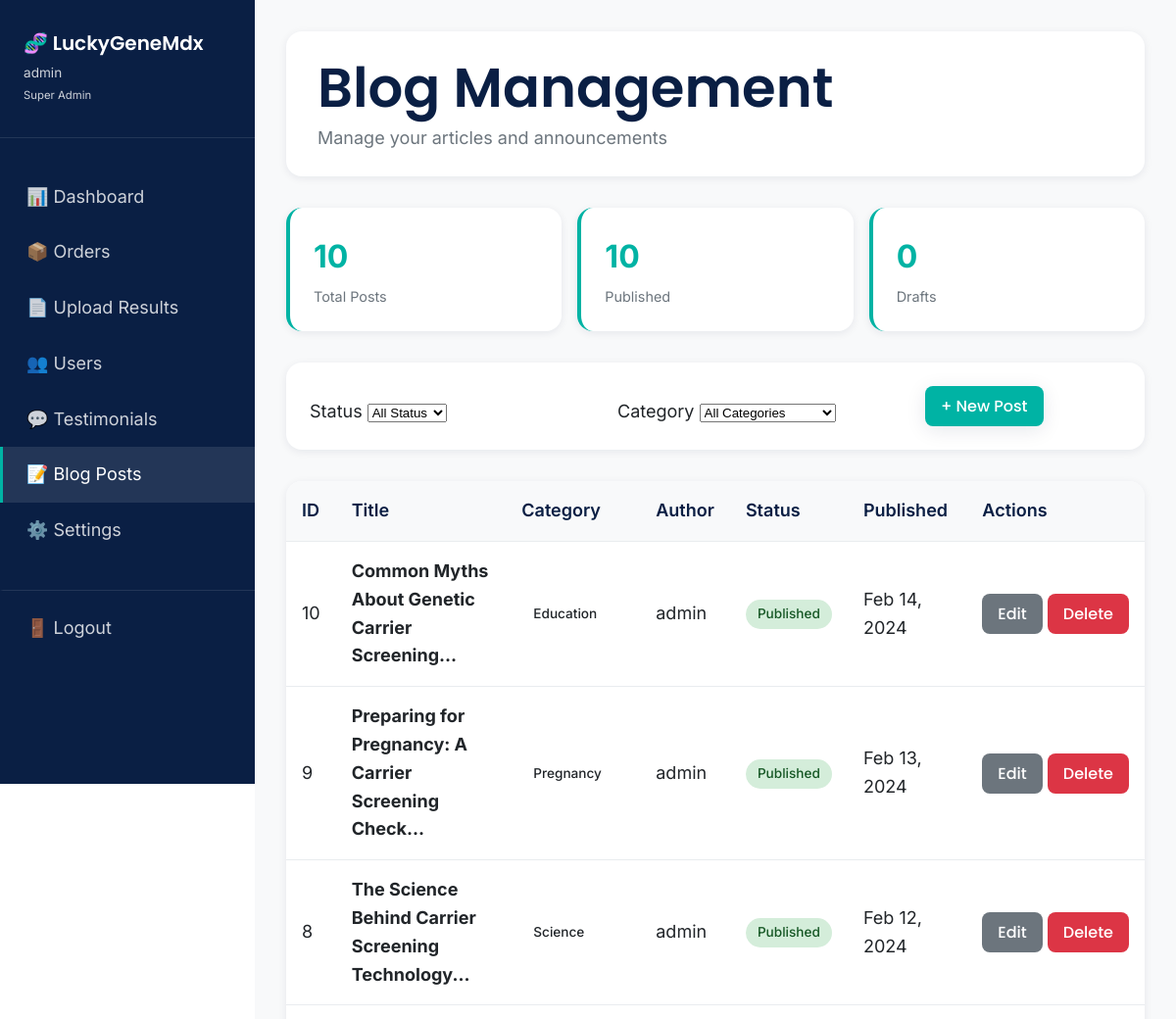
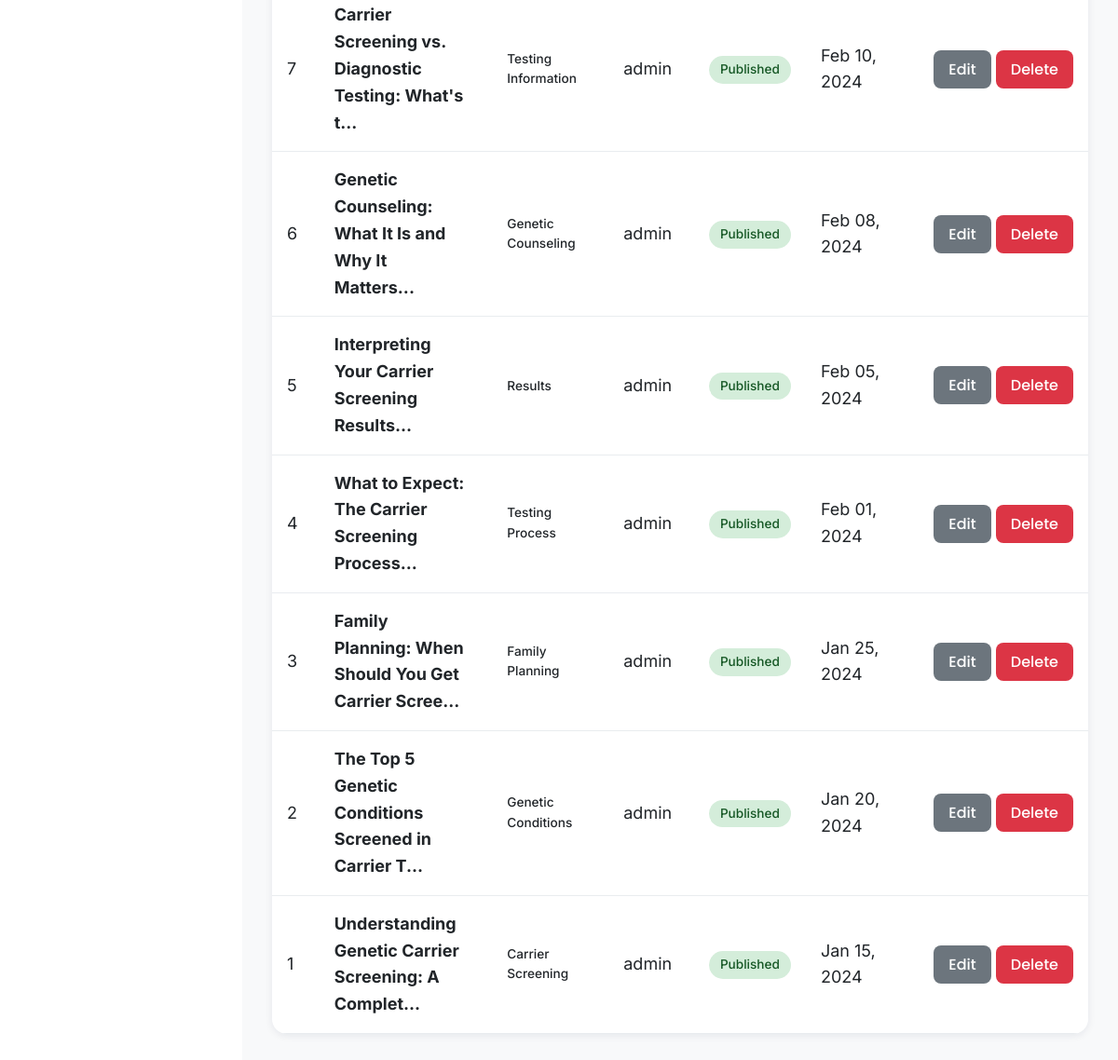
The page /admin/blog.php (signed in) on the database its author committed (2 pictures, top to bottom).
### tables this page shows
CREATE TABLE blog_posts (
    post_id INT AUTO_INCREMENT PRIMARY KEY,
    title VARCHAR(255) NOT NULL,
    slug VARCHAR(255) NOT NULL UNIQUE,
    content LONGTEXT NOT NULL,
    excerpt TEXT,
    category VARCHAR(50),
    author_id INT,
    featured_image VARCHAR(255),
    published_at TIMESTAMP NULL,
    is_published BOOLEAN DEFAULT FALSE,
    views INT DEFAULT 0,
    created_at TIMESTAMP DEFAULT CURRENT_TIMESTAMP,
    updated_at TIMESTAMP DEFAULT CURRENT_TIMESTAMP ON UPDATE CURRENT_TIMESTAMP,
    FOREIGN KEY (author_id) REFERENCES admins(admin_id),
    INDEX idx_slug (slug),
    INDEX idx_published (is_published),
    INDEX idx_published_at (published_at),
    INDEX idx_category (category)
);

### admin/blog.php (the view, shortened to what this page needs)
<?php
$db = Database::getInstance()->getConnection();
$status_filter = $_GET['status'] ?? 'all';
$category_filter = $_GET['category'] ?? 'all';
$where_clauses = [];
$params = [];
$where_sql = !empty($where_clauses) ? 'WHERE ' . implode(' AND ', $where_clauses) : '';
$sql = "SELECT b.*, a.username as author_name
        FROM blog_posts b
        LEFT JOIN admins a ON b.author_id = a.admin_id
        $where_sql
        ORDER BY b.created_at DESC";
$stmt = $db->prepare($sql);
$stmt->execute($params);
$posts = $stmt->fetchAll(PDO::FETCH_ASSOC);
$stats = [
    'total' => $db->query("SELECT COUNT(*) FROM blog_posts")->fetchColumn(),
    'published' => $db->query("SELECT COUNT(*) FROM blog_posts WHERE is_published = 1")->fetchColumn(),
    'drafts' => $db->query("SELECT COUNT(*) FROM blog_posts WHERE is_published = 0")->fetchColumn(),
];
$adminName = $_SESSION['admin_username'] ?? 'Admin';
$adminRole = ucwords(str_replace('_', ' ', $_SESSION['admin_role'] ?? 'staff'));
?>
<!DOCTYPE html>
<html lang="en">
<head>
    <link rel="stylesheet" href="../css/main.css">
</head>
<body>
    <div class="admin-wrapper">
        <aside class="admin-sidebar">
            <div class="admin-sidebar-header">
                <h2>🧬 LuckyGeneMdx</h2>
                <div class="admin-sidebar-user">
                    <?php echo htmlspecialchars($adminName); ?><br>
                    <small><?php echo htmlspecialchars($adminRole); ?></small>
                </div>
            </div>
            <nav class="admin-nav">
                <a href="index.php" class="admin-nav-item">📊 Dashboard</a>
                <a href="orders.php" class="admin-nav-item">📦 Orders</a>
                <a href="upload-results.php" class="admin-nav-item">📄 Upload Results</a>
                <a href="users.php" class="admin-nav-item">👥 Users</a>
                <a href="testimonials.php" class="admin-nav-item">💬 Testimonials</a>
                <a href="blog.php" class="admin-nav-item active">📝 Blog Posts</a>
                <a href="settings.php" class="admin-nav-item">⚙️ Settings</a>
                <a href="logout.php" class="admin-nav-item" style="margin-top: 2rem; border-top: 1px solid rgba(255,255,255,0.1); padding-top: 1.5rem;">🚪 Logout</a>
            </nav>
        </aside>
        <main class="admin-main">
            <div class="admin-header">
                <h1 style="margin-bottom: 0.25rem;">Blog Management</h1>
                <p style="color: var(--color-dark-gray); margin: 0;">Manage your articles and announcements</p>
            </div>
            <div class="stats-grid">
                <div class="stat-card">
                    <div class="stat-value"><?php echo number_format($stats['total']); ?></div>
                    <div class="stat-label">Total Posts</div>
                </div>
                <div class="stat-card">
                    <div class="stat-value"><?php echo number_format($stats['published']); ?></div>
                    <div class="stat-label">Published</div>
                </div>
                <div class="stat-card">
                    <div class="stat-value"><?php echo number_format($stats['drafts']); ?></div>
                    <div class="stat-label">Drafts</div>
                </div>
            </div>
            <form method="GET" class="filters-bar">
                <div class="filter-group">
                    <label>Status</label>
                    <select name="status" onchange="this.form.submit()">
                        <option value="all" <?php echo $status_filter === 'all' ? 'selected' : ''; ?>>All Status</option>
                    </select>
                </div>
                <div class="filter-group">
                    <label>Category</label>
                    <select name="category" onchange="this.form.submit()">
                        <option value="all" <?php echo $category_filter === 'all' ? 'selected' : ''; ?>>All Categories</option>
                    </select>
                </div>
                <div class="filter-group" style="flex: 0;">
                    <button type="button" onclick="showAddModal()" class="btn btn-primary">+ New Post</button>
                </div>
            </form>
            <div class="table-container">
                <table class="table">
                    <thead>
                        <tr>
                            <th>ID</th>
                            <th>Title</th>
                            <th>Category</th>
                            <th>Author</th>
                            <th>Status</th>
                            <th>Published</th>
                            <th>Actions</th>
                        </tr>
                    </thead>
                    <tbody>
                        <?php foreach ($posts as $post): ?>
                            <tr>
                                <td><?php echo $post['post_id']; ?></td>
                                <td style="max-width: 250px;"><strong><?php echo htmlspecialchars(substr($post['title'], 0, 50)); ?>...</strong></td>
                                <td><span class="badge badge-secondary"><?php echo htmlspecialchars($post['category'] ?? 'General'); ?></span></td>
                                <td><?php echo htmlspecialchars($post['author_name'] ?? 'Admin'); ?></td>
                                <td>
                                    <span class="badge badge-<?php echo $post['is_published'] ? 'success' : 'warning'; ?>">
                                        <?php echo $post['is_published'] ? 'Published' : 'Draft'; ?>
                                    </span>
                                </td>
                                <td><?php echo $post['published_at'] ? date('M d, Y', strtotime($post['published_at'])) : '-'; ?></td>
                                <td style="white-space: nowrap;">
                                    <button onclick='editPost(<?php echo json_encode($post, JSON_HEX_APOS | JSON_HEX_QUOT); ?>)' class="btn btn-sm btn-secondary">Edit</button>
                                    <form method="POST" style="display: inline;" onsubmit="return confirm('Delete this post?');">
                                        <button type="submit" class="btn btn-sm btn-danger">Delete</button>
                                    </form>
                                </td>
                            </tr>
                        <?php endforeach; ?>
                    </tbody>
                </table>
            </div>
        </main>
    </div>
</body>
</html>

### css/main.css (style rules this page uses)
:root { --color-primary-deep-blue: #0A1F44; --color-medical-teal: #00B3A4; --color-soft-purple: #6C63FF; --color-white: #FFFFFF; --color-light-gray: #F8F9FA; --color-medium-gray: #E9ECEF; --color-dark-gray: #6C757D; --color-black: #212529; --gradient-primary: linear-gradient(135deg, var(--color-primary-deep-blue) 0%, var(--color-medical-teal) 50%, var(--color-soft-purple) 100%); --gradient-hero: linear-gradient(135deg, rgba(10, 31, 68, 0.95) 0%, rgba(0, 179, 164, 0.85) 100%); --gradient-card: linear-gradient(135deg, rgba(255, 255, 255, 0.1) 0%, rgba(255, 255, 255, 0.05) 100%); --font-primary: 'Poppins', -apple-system, BlinkMacSystemFont, 'Segoe UI', sans-serif; --font-body: 'Inter', -apple-system, BlinkMacSystemFont, 'Segoe UI', sans-serif; --font-size-h1: clamp(2.5rem, 5vw, 3.5rem); --font-size-h2: clamp(2rem, 4vw, 2.625rem); --font-size-h3: clamp(1.5rem, 3vw, 2rem); --font-size-h4: clamp(1.25rem, 2.5vw, 1.5rem); --font-size-body: clamp(1rem, 1.5vw, 1.125rem); --font-size-small: 0.875rem; --spacing-xs: 0.5rem; --spacing-sm: 1rem; --spacing-md: 1.5rem; --spacing-lg: 2.5rem; --spacing-xl: 4rem; --spacing-2xl: 6rem; --shadow-sm: 0 2px 8px rgba(10, 31, 68, 0.08); --shadow-md: 0 4px 20px rgba(10, 31, 68, 0.1); --shadow-lg: 0 8px 40px rgba(10, 31, 68, 0.15); --shadow-glow: 0 0 20px rgba(0, 179, 164, 0.3); --radius-sm: 0.5rem; --radius-md: 1rem; --radius-lg: 1.5rem; --radius-full: 9999px; --transition-fast: 200ms ease-in-out; --transition-normal: 300ms ease-in-out; --transition-slow: 400ms ease-in-out; --z-dropdown: 1000; --z-sticky: 1020; --z-fixed: 1030; --z-modal-backdrop: 1040; --z-modal: 1050; --z-popover: 1060; --z-tooltip: 1070; }
* { margin: 0; padding: 0; box-sizing: border-box; }
html { scroll-behavior: smooth; font-size: 16px; }
body { font-family: var(--font-body); font-size: var(--font-size-body); line-height: 1.6; color: var(--color-black); background-color: var(--color-white); -webkit-font-smoothing: antialiased; -moz-osx-font-smoothing: grayscale; }
a { color: var(--color-medical-teal); text-decoration: none; transition: color var(--transition-fast); }
h1, h2, h3, h4, h5, h6 { font-family: var(--font-primary); font-weight: 600; line-height: 1.2; margin-bottom: var(--spacing-md); color: var(--color-primary-deep-blue); }
h1 { font-size: var(--font-size-h1); }
h2 { font-size: var(--font-size-h2); }
p { margin-bottom: var(--spacing-sm); }
.btn { display: inline-block; padding: 0.875rem 2rem; font-family: var(--font-primary); font-size: 1rem; font-weight: 500; text-align: center; text-decoration: none; border: none; border-radius: var(--radius-full); cursor: pointer; transition: all var(--transition-normal); position: relative; overflow: hidden; }
.btn-primary { background: var(--color-medical-teal); color: var(--color-white); box-shadow: var(--shadow-md); }

### rows shown on the page
blog_posts: post_id "10", title "Common Myths About Genetic Carrier Screening", category "Education", author.username "admin", is_published "Published", published_at "Feb 14, 2024"
blog_posts: post_id "9", title "Preparing for Pregnancy: A Carrier Screening Check", category "Pregnancy", author.username "admin", is_published "Published", published_at "Feb 13, 2024"
blog_posts: post_id "8", title "The Science Behind Carrier Screening Technology", category "Science", author.username "admin", is_published "Published", published_at "Feb 12, 2024"
blog_posts: post_id "7", title "Carrier Screening vs. Diagnostic Testing: What's t", category "Testing Information", author.username "admin", is_published "Published", published_at "Feb 10, 2024"
blog_posts: post_id "6", title "Genetic Counseling: What It Is and Why It Matters", category "Genetic Counseling", author.username "admin", is_published "Published", published_at "Feb 08, 2024"
blog_posts: post_id "5", title "Interpreting Your Carrier Screening Results", category "Results", author.username "admin", is_published "Published", published_at "Feb 05, 2024"
blog_posts: post_id "4", title "What to Expect: The Carrier Screening Process", category "Testing Process", author.username "admin", is_published "Published", published_at "Feb 01, 2024"
blog_posts: post_id "3", title "Family Planning: When Should You Get Carrier Scree", category "Family Planning", author.username "admin", is_published "Published", published_at "Jan 25, 2024"
blog_posts: post_id "2", title "The Top 5 Genetic Conditions Screened in Carrier T", category "Genetic Conditions", author.username "admin", is_published "Published", published_at "Jan 20, 2024"
blog_posts: post_id "1", title "Understanding Genetic Carrier Screening: A Complet", category "Carrier Screening", author.username "admin", is_published "Published", published_at "Jan 15, 2024"

### other values the page prints
$adminName "admin"
$adminRole "Super Admin"
$stats['total'] "10"
$stats['published'] "10"
$stats['drafts'] "0"
